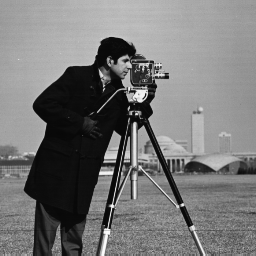
#> input picture 1128/cameraman.png, 256 x 256 px
$ python 4.py
#> lines starting #> are read from the running program, lines starting #| are printed output that depends on the picture
import skimage.io as io
import numpy as np
from numpy.fft import fft2, fftshift
from skimage import io, exposure as ex
cm = io.imread('cameraman.png')
#> cm is the input picture: shape (256, 256); min 7, max 253, mean 118.7
cf = fftshift(fft2(cm))
cfl = np.log(1+abs(cf))
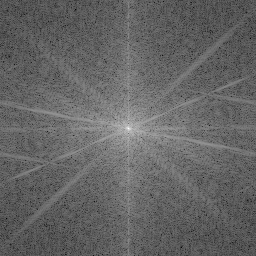
#> cfl: shape (256, 256) float64; min 2.56, max 15.87, mean 7.84; drawn with min black and max white
io.imshow(ex.rescale_intensity(cfl,out_range=(0.0,1.0)))
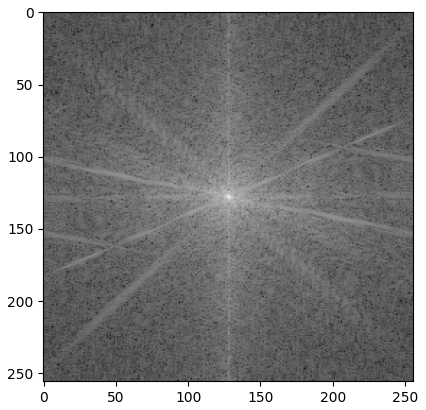
#> figure drawn by matplotlib, 1 panel
